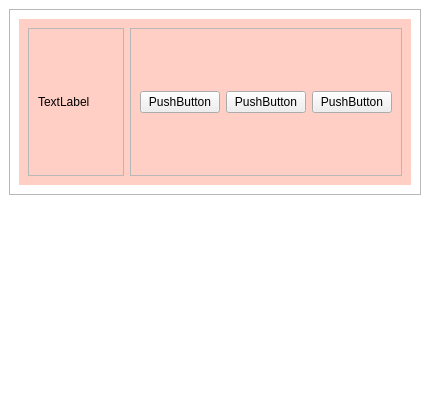
<?xml version="1.0" encoding="UTF-8"?>
<ui version="4.0">
 <class>MainWindow</class>
 <widget class="QMainWindow" name="MainWindow">
  <property name="geometry">
   <rect>
    <x>0</x>
    <y>0</y>
    <width>430</width>
    <height>395</height>
   </rect>
  </property>
  <property name="windowTitle">
   <string>MainWindow</string>
  </property>
  <property name="styleSheet">
   <string notr="true">#centralwidget{
	background-color: #fff;
}

#HeaderBarWidget{
	background-color: rgb(255, 206, 196);
}</string>
  </property>
  <widget class="QWidget" name="centralwidget">
   <layout class="QVBoxLayout" name="verticalLayout">
    <item>
     <widget class="QFrame" name="frame_3">
      <property name="frameShape">
       <enum>QFrame::StyledPanel</enum>
      </property>
      <property name="frameShadow">
       <enum>QFrame::Raised</enum>
      </property>
      <layout class="QHBoxLayout" name="horizontalLayout_5">
       <item>
        <widget class="QWidget" name="HeaderBarWidget" native="true">
         <property name="minimumSize">
          <size>
           <width>0</width>
           <height>58</height>
          </size>
         </property>
         <layout class="QHBoxLayout" name="horizontalLayout">
          <item>
           <widget class="QFrame" name="frame_2">
            <property name="frameShape">
             <enum>QFrame::StyledPanel</enum>
            </property>
            <property name="frameShadow">
             <enum>QFrame::Raised</enum>
            </property>
            <layout class="QHBoxLayout" name="horizontalLayout_4">
             <item>
              <widget class="QLabel" name="label">
               <property name="text">
                <string>TextLabel</string>
               </property>
              </widget>
             </item>
            </layout>
           </widget>
          </item>
          <item>
           <widget class="QFrame" name="frame">
            <property name="frameShape">
             <enum>QFrame::StyledPanel</enum>
            </property>
            <property name="frameShadow">
             <enum>QFrame::Raised</enum>
            </property>
            <layout class="QHBoxLayout" name="horizontalLayout_3">
             <item>
              <widget class="QPushButton" name="pushButton_3">
               <property name="text">
                <string>PushButton</string>
               </property>
              </widget>
             </item>
             <item>
              <widget class="QPushButton" name="pushButton_2">
               <property name="text">
                <string>PushButton</string>
               </property>
              </widget>
             </item>
             <item>
              <widget class="QPushButton" name="pushButton">
               <property name="text">
                <string>PushButton</string>
               </property>
              </widget>
             </item>
            </layout>
           </widget>
          </item>
         </layout>
        </widget>
       </item>
      </layout>
     </widget>
    </item>
    <item>
     <widget class="QWidget" name="MainBodyWidget" native="true">
      <layout class="QHBoxLayout" name="horizontalLayout_2">
       <item>
        <widget class="QWidget" name="widget_2" native="true"/>
       </item>
       <item>
        <widget class="QWidget" name="widget" native="true"/>
       </item>
       <item>
        <widget class="QWidget" name="widget_3" native="true"/>
       </item>
      </layout>
     </widget>
    </item>
   </layout>
  </widget>
 </widget>
 <resources/>
 <connections/>
</ui>
